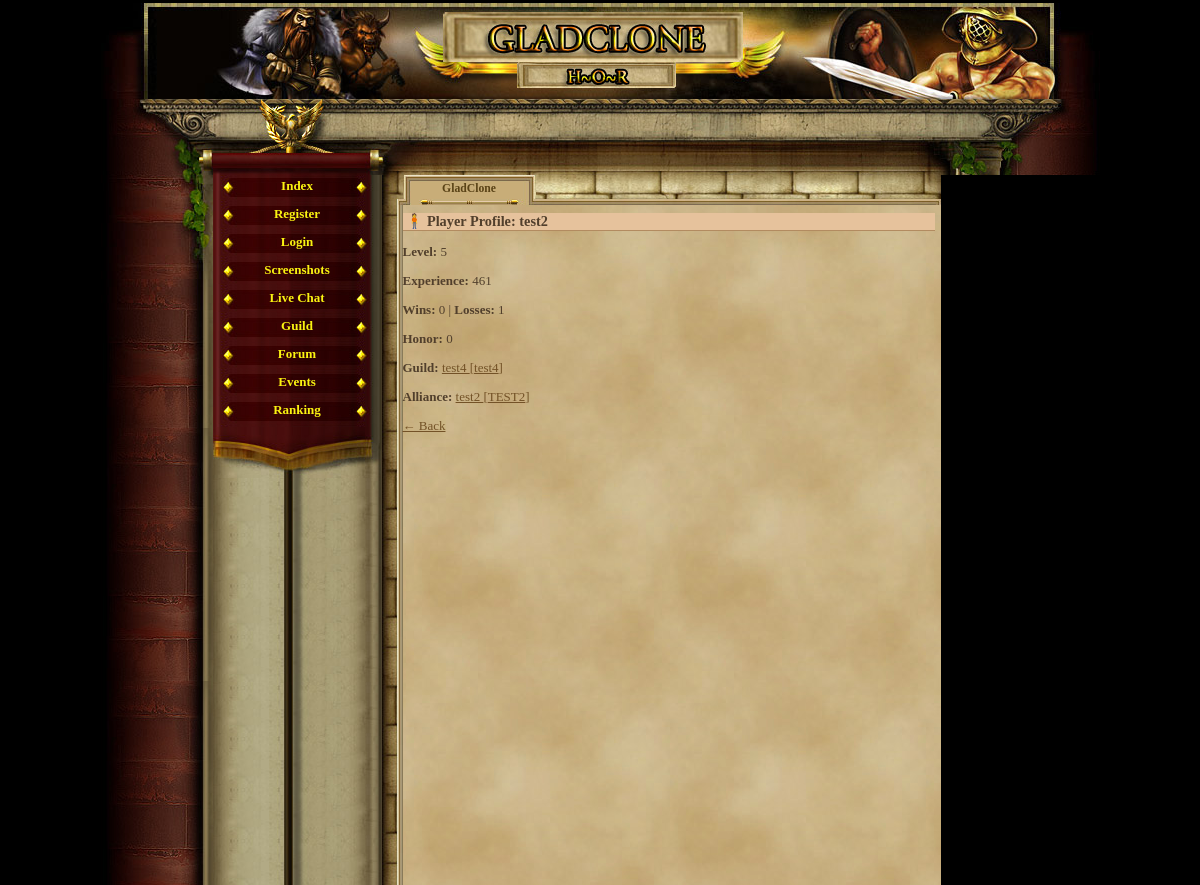
The app's page /player_profile.php?id=6 (signed in), older data.
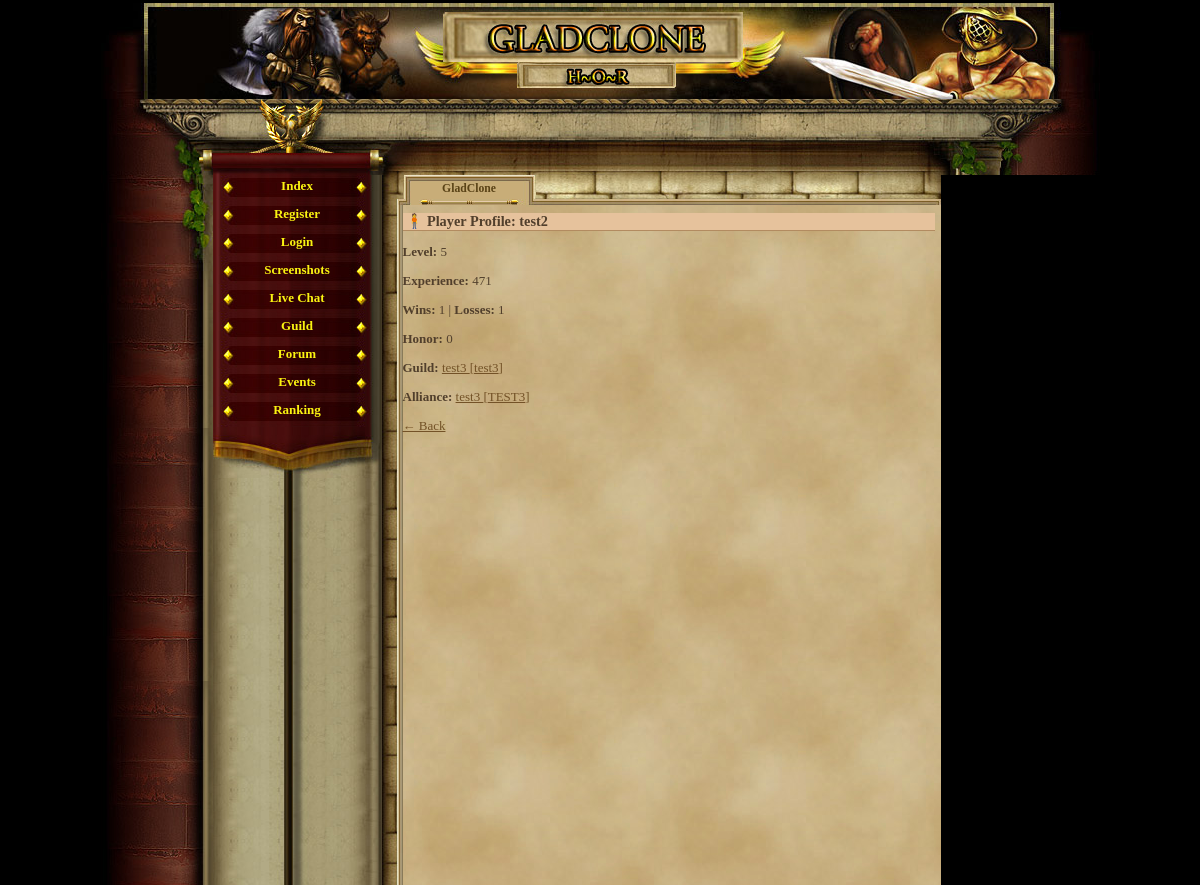
The same page, newer data.
### tables this page shows
CREATE TABLE `gracze` (
  `id` int(11) NOT NULL AUTO_INCREMENT,
  `gracz` int(11) NOT NULL DEFAULT '0',
  `login` varchar(24) NOT NULL,
  `haslo` varchar(40) NOT NULL,
  `email` varchar(40) NOT NULL,
  `plec` tinyint(4) NOT NULL DEFAULT '0',
  `avatar` tinyint(4) NOT NULL DEFAULT '1',
  `pregunta` text NOT NULL,
  `respuesta` text NOT NULL,
  `rank` int(1) NOT NULL DEFAULT '1',
  `nivel` int(1) NOT NULL DEFAULT '1',
  `exp` int(1) NOT NULL DEFAULT '0',
  `exp_max` int(1) NOT NULL DEFAULT '10',
  `honor` int(1) NOT NULL DEFAULT '0',
  `fama` int(1) NOT NULL DEFAULT '0',
  `victorias` int(1) NOT NULL DEFAULT '0',
  `perdidas` int(1) NOT NULL DEFAULT '0',
  `oro_robado` int(1) NOT NULL DEFAULT '0',
  `oro_perdido` int(1) NOT NULL DEFAULT '0',
  `atak` int(5) NOT NULL DEFAULT '0',
  `obrona` int(3) NOT NULL DEFAULT '0',
  `sila` int(1) NOT NULL DEFAULT '5',
  `sila_i` int(1) NOT NULL DEFAULT '0',
  `sila_max` int(1) NOT NULL DEFAULT '10',
  `zrecznosc` int(1) NOT NULL DEFAULT '5',
  `zrecznosc_i` int(1) NOT NULL DEFAULT '0',
  `zrecznosc_max` int(1) NOT NULL DEFAULT '10',
  `wyrzymalosc` int(1) NOT NULL DEFAULT '5',
  `wyrzymalosc_i` int(1) NOT NULL DEFAULT '0',
  `wyrzymalosc_max` int(1) NOT NULL DEFAULT '10',
  `constitucion` int(1) NOT NULL DEFAULT '5',
  `constitucion_i` int(1) NOT NULL DEFAULT '0',
  `constitucion_max` int(1) NOT NULL DEFAULT '10',
  `carisma` int(1) NOT NULL DEFAULT '5',
  `carisma_i` int(1) NOT NULL DEFAULT '0',
  `carisma_max` int(1) NOT NULL DEFAULT '10',
  `inteligencja` int(1) NOT NULL DEFAULT '5',
  `inteligencja_i` int(1) NOT NULL DEFAULT '0',
  `inteligencja_max` int(1) NOT NULL DEFAULT '10',
  `mdchance` int(1) NOT NULL DEFAULT '0',
  `dhchance` int(1) NOT NULL DEFAULT '0',
  `ctchance` int(1) NOT NULL DEFAULT '0',
  `zycie` int(100) NOT NULL DEFAULT '100',
  `zycie_max` int(100) NOT NULL DEFAULT '100',
  `obrazenia_min` int(1) NOT NULL DEFAULT '0',
  `obrazenia_max` int(3) NOT NULL DEFAULT '2',
  `zloto` int(100) NOT NULL DEFAULT '150',
  `zloto_skarbiec` int(11) NOT NULL,
  `punkty` int(11) NOT NULL,
  `pracuje` int(11) NOT NULL,
  `ostatnia_walka_pvp` int(11) NOT NULL,
  `ostatnia_walka_pvc` int(11) NOT NULL,
  `ostatnio_zregenerowano` int(11) NOT NULL,
  `titulo` varchar(24) NOT NULL DEFAULT 'Newbie',
  `arena_level` int(11) NOT NULL,
  `rubies` int(11) NOT NULL DEFAULT '0',
  `centurion_time` int(11) NOT NULL,
  `reportes` int(1) NOT NULL DEFAULT '0',
  `mensajes` int(1) NOT NULL DEFAULT '0',
  `noticias` int(1) NOT NULL DEFAULT '0',
  `bendicion1_type` int(11) NOT NULL,
  `bendicion1_time` int(11) NOT NULL,
  `bendicion2_type` int(11) NOT NULL,
  `bendicion2_time` int(11) NOT NULL,
  `bendicion3_type` int(11) NOT NULL,
  `bendicion3_time` int(11) NOT NULL,
  `bendicion4_type` int(11) NOT NULL,
  `bendicion4_time` int(11) NOT NULL,
  `ostatnia_aktywnosc` int(11) NOT NULL DEFAULT '0',
  `username_locked` tinyint(1) NOT NULL DEFAULT '0',
  `lock_login` tinyint(1) NOT NULL DEFAULT '0',
  `is_admin` tinyint(1) NOT NULL DEFAULT '0',
  PRIMARY KEY (`id`),
  UNIQUE KEY `login` (`login`)
);

CREATE TABLE `guilds` (
  `id` int(11) NOT NULL AUTO_INCREMENT,
  `name` varchar(50) NOT NULL,
  `tag` varchar(10) NOT NULL,
  `description` text,
  `created_at` datetime DEFAULT CURRENT_TIMESTAMP,
  `flag` varchar(100) DEFAULT NULL,
  PRIMARY KEY (`id`),
  UNIQUE KEY `tag` (`tag`)
);

CREATE TABLE `alliances` (
  `id` int(11) NOT NULL AUTO_INCREMENT,
  `name` varchar(50) NOT NULL,
  `tag` varchar(10) NOT NULL,
  `description` text,
  `created_at` datetime DEFAULT CURRENT_TIMESTAMP,
  `flag` varchar(100) DEFAULT NULL,
  PRIMARY KEY (`id`),
  UNIQUE KEY `tag` (`tag`)
);

### player_profile.php (the view, shortened to what this page needs)
<?php
require_once('var/ustawienia.php');
require_once('gora_strony.php');
require_once('menu_l.php');
$player_id = (int)$_GET['id'];
$stmt = $conn->prepare("SELECT id, login, nivel, exp, victorias, perdidas, honor FROM gracze WHERE id = ?");
$stmt->bind_param("i", $player_id);
$stmt->execute();
$player = $stmt->get_result()->fetch_assoc();
$stmt = $conn->prepare("
    SELECT g.id, g.name, g.tag
    FROM guild_members gm
    JOIN guilds g ON gm.guild_id = g.id
    WHERE gm.player_id = ?
");
$stmt->bind_param("i", $player_id);
$stmt->execute();
$guild = $stmt->get_result()->fetch_assoc();
$alliance = null;
if ($guild) {
    $stmt = $conn->prepare("
        SELECT a.id, a.name, a.tag
        FROM alliance_members am
        JOIN alliances a ON am.alliance_id = a.id
        WHERE am.guild_id = ?
    ");
    $stmt->bind_param("i", $guild['id']);
    $stmt->execute();
    $alliance = $stmt->get_result()->fetch_assoc();
}
?>
<h2>🧍 Player Profile: <?= htmlspecialchars($player['login']) ?></h2>
<p><strong>Level:</strong> <?= $player['nivel'] ?></p>
<p><strong>Experience:</strong> <?= number_format($player['exp']) ?></p>
<p><strong>Wins:</strong> <?= $player['victorias'] ?> | <strong>Losses:</strong> <?= $player['perdidas'] ?></p>
<p><strong>Honor:</strong> <?= $player['honor'] ?></p>
<?php if ($guild): ?>
    <p><strong>Guild:</strong>
        <a href="guild.php?id=<?= $guild['id'] ?>">
            <?= htmlspecialchars($guild['name']) ?> [<?= htmlspecialchars($guild['tag']) ?>]
        </a>
    </p>
<?php endif; ?>
<?php if ($alliance): ?>
    <p><strong>Alliance:</strong>
        <a href="alliance_view.php?id=<?= $alliance['id'] ?>">
            <?= htmlspecialchars($alliance['name']) ?> [<?= htmlspecialchars($alliance['tag']) ?>]
        </a>
    </p>
<?php endif; ?>
<a href="index.php">← Back</a>

Row changes from the older to the newer data that the page shows:
no longer on this page (row unchanged): guilds: name "test4", tag "test4"
no longer on this page (row unchanged): alliances: name "test2", tag "TEST2"
changed gracze "test2": exp "461" → "471"; victorias "0" → "1"
now on this page (row edited): guilds: name "test3", tag "test3"
now on this page (row unchanged): alliances: name "test3", tag "TEST3"
